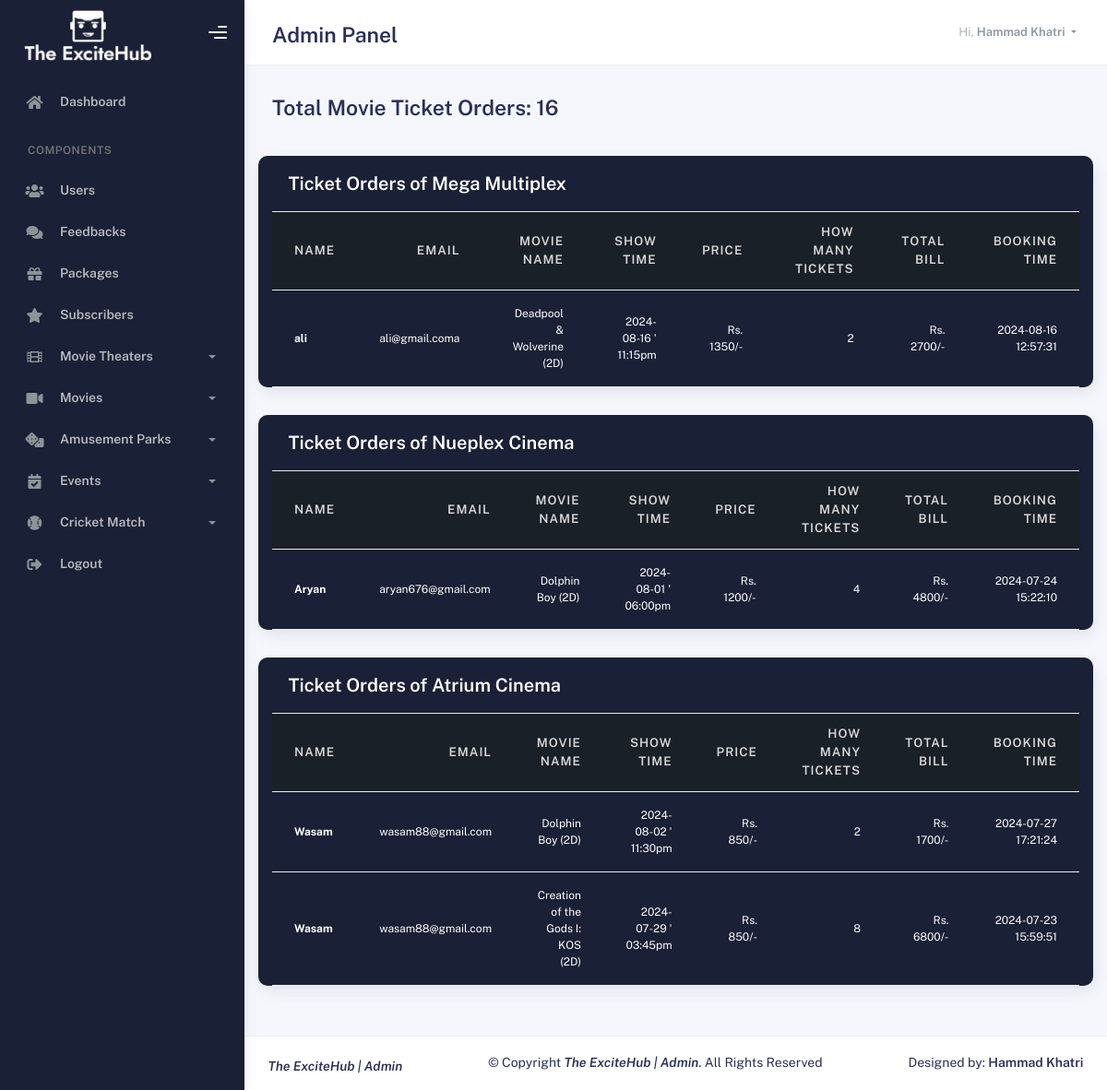
The app's page /admin/movie_orders.php (signed in) with its own data.
### tables this page shows
CREATE TABLE `movie_order` (
  `id` int(11) NOT NULL,
  `name` varchar(250) NOT NULL,
  `email` varchar(250) NOT NULL,
  `theater_name` varchar(250) NOT NULL,
  `movie_name` varchar(250) NOT NULL,
  `selected_show_time` varchar(250) NOT NULL,
  `price` varchar(250) NOT NULL,
  `tickets` varchar(250) NOT NULL,
  `total` varchar(250) NOT NULL,
  `card_number` varchar(250) NOT NULL,
  `card_pin` varchar(250) NOT NULL,
  `booking_time` datetime NOT NULL DEFAULT current_timestamp()
);

### admin/movie_orders.php (the view, shortened to what this page needs)
<!DOCTYPE html>
<html lang="en">
  <head>
    <link rel="stylesheet" href="assets/css/bootstrap.min.css" />
    <link rel="stylesheet" href="assets/css/plugins.min.css" />
    <link rel="stylesheet" href="assets/css/kaiadmin.min.css" />
    <link rel="stylesheet" href="assets/css/demo.css" />
    <link rel="stylesheet" href="assets/css/style.css" />
  </head>
  <body>
    <div class="wrapper">
      <?php
	include '_dbconnection.php';
    include "_nav.php";
      ?>
        <div class="container">
          <div class="page-inner">
            <div
              class="d-flex align-items-left align-items-md-center flex-column flex-md-row pt-2 pb-4"
            >
            <?php
                      $sql_movie="SELECT * FROM `movie_order`";
                      $result_movie=mysqli_query($conn,$sql_movie);
                      $total_movie_tickets = 0;
                      while ($row_movie = mysqli_fetch_assoc($result_movie)) {
                          $total_movie_tickets += $row_movie['tickets'];
                      }
                      ?>
              <div>
                <h3 class="fw-bold mb-3">Total Movie Ticket Orders: <?php echo  $total_movie_tickets; ?></h3>
              </div>
            </div>
            <?php
            $sql = "SELECT DISTINCT `theater_name` FROM `movie_order` ORDER BY `id` DESC";
                      $result = mysqli_query($conn, $sql);
                      $num = mysqli_num_rows($result);
                      if ($num == 0) {
                      ?>
                          <h5 class="text-center"><b>No one bought a ticket for the movie!</b></h5>
                      <?php
                      } else {
                          while ($row = mysqli_fetch_assoc($result)) {
                              $theater_name = $row['theater_name'];
                      ?>
            <div class="row">
              <div class="card card-round">
                  <div class="card-header">
                    <div class="card-head-row card-tools-still-right">
                      <div class="card-title">Ticket Orders of <?php echo $theater_name  ?></div>
                    </div>
                  </div>
                  <div class="card-body p-0">
                    <div class="table-responsive">
                      <table class="table align-items-center mb-0">
                        <thead class="thead-light">
                          <tr>
                            <th scope="col">Name</th>
                            <th scope="col" class="text-end">Email</th>
                            <th scope="col" class="text-end">Movie Name</th>
                            <th scope="col" class="text-end">Show Time</th>
                            <th scope="col" class="text-end">Price</th>
                            <th scope="col" class="text-end">How many tickets</th>
                            <th scope="col" class="text-end">Total Bill</th>
                            <th scope="col" class="text-end">Booking Time</th>
                          </tr>
                        </thead>
                        <tbody >
                        <?php
                        $sql = "SELECT * FROM `movie_order` WHERE `theater_name`='$theater_name' ORDER BY `id` DESC";
                        $m_result = mysqli_query($conn, $sql);
                        while ($row = mysqli_fetch_assoc($m_result)) {
                        ?>
                          <tr>
                            <th scope="row" style="font-size: 12px!important;">
                            <?php echo $row['name']; ?>
                            </th>
                            <td class="text-end" style="font-size: 12px!important;"><?php echo $row['email']; ?></td>
                            <td class="text-end" style="font-size: 12px!important;"><?php echo $row['movie_name']; ?></td>
                            <td class="text-end" style="font-size: 12px!important;"><?php echo $row['selected_show_time']; ?></td>
                            <td class="text-end" style="font-size: 12px!important;">Rs. <?php echo $row['price']; ?>/-</td>
                            <td class="text-end" style="font-size: 12px!important;"><?php echo $row['tickets']; ?></td>
                            <td class="text-end" style="font-size: 12px!important;">Rs. <?php echo $row['total']; ?>/-</td>
                            <td class="text-end" style="font-size: 12px!important;"><?php echo $row['booking_time']; ?></td>
                          </tr>
                          <?php
                       }
                       ?>
                        </tbody>
                      </table>
                    </div>
                  </div>
                </div>
          </div>
          <?php
                          }
                        }
?>
        </div>
      </div>
        <?php
        include '_footer.php';
        ?>
    </div>
  </body>
</html>

### admin/assets/css/style.css (style rules this page uses)
.card-round { background: #1a2035!important; }
.card-title { color: #ffff!important; }
.card { background: #1a2035!important; }
.table>tbody>tr>td, .table>tbody>tr>th { background: #1a2035!important; color: #ffff!important; }
.table>thead>tr>th { background: #1a2028!important; color: #dad8d8!important; }

### records on screen
movie_order: name "ali", email "ali@gmail.coma", movie_name "Deadpool & Wolverine (2D)", selected_show_time "2024-08-16 ' 11:15pm", price "1350", tickets "2", total "2700", booking_time "2024-08-16 12:57:31"
movie_order: name "Aryan", email "aryan676@gmail.com", movie_name "Dolphin Boy (2D)", selected_show_time "2024-08-01 ' 06:00pm", price "1200", tickets "4", total "4800", booking_time "2024-07-24 15:22:10"
movie_order: name "Wasam", email "wasam88@gmail.com", movie_name "Dolphin Boy (2D)", selected_show_time "2024-08-02 ' 11:30pm", price "850", tickets "2", total "1700", booking_time "2024-07-27 17:21:24"
movie_order: name "Wasam", email "wasam88@gmail.com", movie_name "Creation of the Gods I: KOS (2D)", selected_show_time "2024-07-29 ' 03:45pm", price "850", tickets "8", total "6800", booking_time "2024-07-23 15:59:51"

### other values on screen
$_SESSION['username'] "Hammad Khatri"
$total_movie_tickets "16"
$theater_name "Mega Multiplex"
$theater_name "Nueplex Cinema"
$theater_name "Atrium Cinema"
